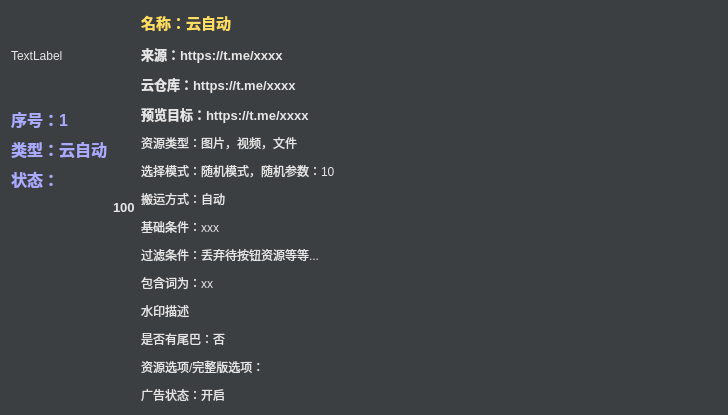
<?xml version="1.0" encoding="UTF-8"?>
<ui version="4.0">
 <class>Form_root</class>
 <widget class="QWidget" name="Form_root">
  <property name="geometry">
   <rect>
    <x>0</x>
    <y>0</y>
    <width>728</width>
    <height>298</height>
   </rect>
  </property>
  <property name="windowTitle">
   <string>Form</string>
  </property>
  <property name="styleSheet">
   <string notr="true">*{
	background-color:#3c3f42;
	color: #e6e6e6;
}

*:disabled {
	background-color: #3c3f42;
	color: #afafaf;

}


</string>
  </property>
  <layout class="QHBoxLayout" name="horizontalLayout" stretch="0,0,8">
   <item>
    <layout class="QVBoxLayout" name="zuoce" stretch="0">
     <property name="spacing">
      <number>0</number>
     </property>
     <item>
      <layout class="QVBoxLayout" name="verticalLayout_5">
       <property name="spacing">
        <number>6</number>
       </property>
       <property name="sizeConstraint">
        <enum>QLayout::SetDefaultConstraint</enum>
       </property>
       <item>
        <widget class="QLabel" name="label_ai_icon">
         <property name="sizePolicy">
          <sizepolicy hsizetype="Fixed" vsizetype="Fixed">
           <horstretch>0</horstretch>
           <verstretch>0</verstretch>
          </sizepolicy>
         </property>
         <property name="minimumSize">
          <size>
           <width>90</width>
           <height>90</height>
          </size>
         </property>
         <property name="maximumSize">
          <size>
           <width>90</width>
           <height>90</height>
          </size>
         </property>
         <property name="styleSheet">
          <string notr="true">background-color: transparent;</string>
         </property>
         <property name="text">
          <string>TextLabel</string>
         </property>
        </widget>
       </item>
       <item>
        <widget class="QLabel" name="label_xu_hao">
         <property name="sizePolicy">
          <sizepolicy hsizetype="Preferred" vsizetype="Fixed">
           <horstretch>0</horstretch>
           <verstretch>0</verstretch>
          </sizepolicy>
         </property>
         <property name="font">
          <font>
           <pointsize>12</pointsize>
           <weight>75</weight>
           <bold>true</bold>
          </font>
         </property>
         <property name="styleSheet">
          <string notr="true">
*{
	color: rgb(170, 170, 255);

}

*:disabled {
	color: #afafaf;

}


</string>
         </property>
         <property name="text">
          <string>序号：1</string>
         </property>
        </widget>
       </item>
       <item>
        <widget class="QLabel" name="label_lei_xin">
         <property name="sizePolicy">
          <sizepolicy hsizetype="Preferred" vsizetype="Fixed">
           <horstretch>0</horstretch>
           <verstretch>0</verstretch>
          </sizepolicy>
         </property>
         <property name="font">
          <font>
           <pointsize>12</pointsize>
           <weight>75</weight>
           <bold>true</bold>
          </font>
         </property>
         <property name="styleSheet">
          <string notr="true">
*{
	color: rgb(170, 170, 255);

}

*:disabled {
	color: #afafaf;

}


</string>
         </property>
         <property name="text">
          <string>类型：云自动</string>
         </property>
         <property name="alignment">
          <set>Qt::AlignLeading|Qt::AlignLeft|Qt::AlignVCenter</set>
         </property>
        </widget>
       </item>
       <item>
        <layout class="QHBoxLayout" name="horizontalLayout_2" stretch="0,0">
         <property name="spacing">
          <number>0</number>
         </property>
         <item>
          <widget class="QLabel" name="label_2">
           <property name="sizePolicy">
            <sizepolicy hsizetype="Fixed" vsizetype="Fixed">
             <horstretch>0</horstretch>
             <verstretch>0</verstretch>
            </sizepolicy>
           </property>
           <property name="font">
            <font>
             <pointsize>12</pointsize>
             <weight>75</weight>
             <bold>true</bold>
            </font>
           </property>
           <property name="styleSheet">
            <string notr="true">
*{
	color: rgb(170, 170, 255);

}

*:disabled {
	color: #afafaf;

}


</string>
           </property>
           <property name="text">
            <string>状态：</string>
           </property>
          </widget>
         </item>
         <item>
          <widget class="QCheckBox" name="checkBox_select">
           <property name="sizePolicy">
            <sizepolicy hsizetype="Preferred" vsizetype="Fixed">
             <horstretch>0</horstretch>
             <verstretch>0</verstretch>
            </sizepolicy>
           </property>
           <property name="font">
            <font>
             <pointsize>10</pointsize>
             <weight>75</weight>
             <bold>true</bold>
            </font>
           </property>
           <property name="layoutDirection">
            <enum>Qt::LeftToRight</enum>
           </property>
           <property name="autoFillBackground">
            <bool>false</bool>
           </property>
           <property name="styleSheet">
            <string notr="true">background-color: transparent;</string>
           </property>
           <property name="text">
            <string/>
           </property>
           <property name="iconSize">
            <size>
             <width>32</width>
             <height>32</height>
            </size>
           </property>
           <property name="checkable">
            <bool>true</bool>
           </property>
           <property name="checked">
            <bool>false</bool>
           </property>
           <property name="tristate">
            <bool>false</bool>
           </property>
          </widget>
         </item>
        </layout>
       </item>
       <item>
        <spacer name="verticalSpacer_2">
         <property name="orientation">
          <enum>Qt::Vertical</enum>
         </property>
         <property name="sizeHint" stdset="0">
          <size>
           <width>20</width>
           <height>40</height>
          </size>
         </property>
        </spacer>
       </item>
      </layout>
     </item>
    </layout>
   </item>
   <item>
    <widget class="QLabel" name="label_priority">
     <property name="font">
      <font>
       <pointsize>10</pointsize>
       <weight>75</weight>
       <bold>true</bold>
      </font>
     </property>
     <property name="styleSheet">
      <string notr="true">background-color: #00ffffff;</string>
     </property>
     <property name="text">
      <string>100</string>
     </property>
    </widget>
   </item>
   <item>
    <layout class="QVBoxLayout" name="verticalLayout">
     <property name="spacing">
      <number>10</number>
     </property>
     <item>
      <layout class="QVBoxLayout" name="verticalLayout_3">
       <item>
        <widget class="QLabel" name="label_name">
         <property name="sizePolicy">
          <sizepolicy hsizetype="Preferred" vsizetype="Fixed">
           <horstretch>0</horstretch>
           <verstretch>0</verstretch>
          </sizepolicy>
         </property>
         <property name="font">
          <font>
           <pointsize>11</pointsize>
           <weight>75</weight>
           <bold>true</bold>
          </font>
         </property>
         <property name="styleSheet">
          <string notr="true">


*{
color: rgb(255, 221, 98);
}

*:disabled {
	color: #afafaf;

}



</string>
         </property>
         <property name="text">
          <string>名称：云自动</string>
         </property>
         <property name="wordWrap">
          <bool>true</bool>
         </property>
        </widget>
       </item>
       <item>
        <widget class="QLabel" name="label_source">
         <property name="sizePolicy">
          <sizepolicy hsizetype="Preferred" vsizetype="Fixed">
           <horstretch>0</horstretch>
           <verstretch>0</verstretch>
          </sizepolicy>
         </property>
         <property name="font">
          <font>
           <pointsize>10</pointsize>
           <weight>75</weight>
           <bold>true</bold>
          </font>
         </property>
         <property name="styleSheet">
          <string notr="true"/>
         </property>
         <property name="text">
          <string>来源：https://t.me/xxxx</string>
         </property>
         <property name="wordWrap">
          <bool>false</bool>
         </property>
        </widget>
       </item>
       <item>
        <widget class="QLabel" name="label_dest">
         <property name="sizePolicy">
          <sizepolicy hsizetype="Preferred" vsizetype="Fixed">
           <horstretch>0</horstretch>
           <verstretch>0</verstretch>
          </sizepolicy>
         </property>
         <property name="font">
          <font>
           <pointsize>10</pointsize>
           <weight>75</weight>
           <bold>true</bold>
          </font>
         </property>
         <property name="text">
          <string>云仓库：https://t.me/xxxx</string>
         </property>
         <property name="wordWrap">
          <bool>false</bool>
         </property>
        </widget>
       </item>
       <item>
        <widget class="QLabel" name="label_yun_auto_dest">
         <property name="sizePolicy">
          <sizepolicy hsizetype="Preferred" vsizetype="Fixed">
           <horstretch>0</horstretch>
           <verstretch>0</verstretch>
          </sizepolicy>
         </property>
         <property name="font">
          <font>
           <pointsize>10</pointsize>
           <weight>75</weight>
           <bold>true</bold>
          </font>
         </property>
         <property name="text">
          <string>预览目标：https://t.me/xxxx</string>
         </property>
        </widget>
       </item>
      </layout>
     </item>
     <item>
      <layout class="QVBoxLayout" name="verticalLayout_2">
       <item>
        <widget class="QLabel" name="label_dtpye">
         <property name="sizePolicy">
          <sizepolicy hsizetype="Preferred" vsizetype="Fixed">
           <horstretch>0</horstretch>
           <verstretch>0</verstretch>
          </sizepolicy>
         </property>
         <property name="font">
          <font>
           <pointsize>9</pointsize>
          </font>
         </property>
         <property name="text">
          <string>资源类型：图片，视频，文件</string>
         </property>
        </widget>
       </item>
       <item>
        <widget class="QLabel" name="label_model">
         <property name="sizePolicy">
          <sizepolicy hsizetype="Preferred" vsizetype="Fixed">
           <horstretch>0</horstretch>
           <verstretch>0</verstretch>
          </sizepolicy>
         </property>
         <property name="font">
          <font>
           <pointsize>9</pointsize>
          </font>
         </property>
         <property name="text">
          <string>选择模式：随机模式，随机参数：10</string>
         </property>
        </widget>
       </item>
       <item>
        <widget class="QLabel" name="label_action">
         <property name="text">
          <string>搬运方式：自动</string>
         </property>
        </widget>
       </item>
       <item>
        <widget class="QLabel" name="label_duration">
         <property name="sizePolicy">
          <sizepolicy hsizetype="Preferred" vsizetype="Fixed">
           <horstretch>0</horstretch>
           <verstretch>0</verstretch>
          </sizepolicy>
         </property>
         <property name="font">
          <font>
           <pointsize>9</pointsize>
          </font>
         </property>
         <property name="styleSheet">
          <string notr="true"/>
         </property>
         <property name="text">
          <string>基础条件：xxx</string>
         </property>
        </widget>
       </item>
       <item>
        <widget class="QLabel" name="label_filter_max">
         <property name="sizePolicy">
          <sizepolicy hsizetype="Preferred" vsizetype="Fixed">
           <horstretch>0</horstretch>
           <verstretch>0</verstretch>
          </sizepolicy>
         </property>
         <property name="font">
          <font>
           <pointsize>9</pointsize>
          </font>
         </property>
         <property name="text">
          <string>过滤条件：丢弃待按钮资源等等...</string>
         </property>
        </widget>
       </item>
       <item>
        <widget class="QLabel" name="label_filter_words">
         <property name="sizePolicy">
          <sizepolicy hsizetype="Preferred" vsizetype="Fixed">
           <horstretch>0</horstretch>
           <verstretch>0</verstretch>
          </sizepolicy>
         </property>
         <property name="font">
          <font>
           <pointsize>9</pointsize>
          </font>
         </property>
         <property name="text">
          <string>包含词为：xx</string>
         </property>
        </widget>
       </item>
       <item>
        <widget class="QLabel" name="label_water_desc">
         <property name="sizePolicy">
          <sizepolicy hsizetype="Preferred" vsizetype="Fixed">
           <horstretch>0</horstretch>
           <verstretch>0</verstretch>
          </sizepolicy>
         </property>
         <property name="font">
          <font>
           <pointsize>9</pointsize>
          </font>
         </property>
         <property name="text">
          <string>水印描述</string>
         </property>
        </widget>
       </item>
       <item>
        <widget class="QLabel" name="label_tail">
         <property name="sizePolicy">
          <sizepolicy hsizetype="Preferred" vsizetype="Fixed">
           <horstretch>0</horstretch>
           <verstretch>0</verstretch>
          </sizepolicy>
         </property>
         <property name="font">
          <font>
           <pointsize>9</pointsize>
          </font>
         </property>
         <property name="text">
          <string>是否有尾巴：否</string>
         </property>
        </widget>
       </item>
       <item>
        <widget class="QLabel" name="label_op">
         <property name="sizePolicy">
          <sizepolicy hsizetype="Preferred" vsizetype="Fixed">
           <horstretch>0</horstretch>
           <verstretch>0</verstretch>
          </sizepolicy>
         </property>
         <property name="text">
          <string>资源选项/完整版选项：</string>
         </property>
        </widget>
       </item>
       <item>
        <widget class="QLabel" name="label_ad_enable">
         <property name="sizePolicy">
          <sizepolicy hsizetype="Preferred" vsizetype="Fixed">
           <horstretch>0</horstretch>
           <verstretch>0</verstretch>
          </sizepolicy>
         </property>
         <property name="font">
          <font>
           <pointsize>9</pointsize>
          </font>
         </property>
         <property name="text">
          <string>广告状态：开启</string>
         </property>
        </widget>
       </item>
      </layout>
     </item>
    </layout>
   </item>
  </layout>
 </widget>
 <resources/>
 <connections/>
</ui>
